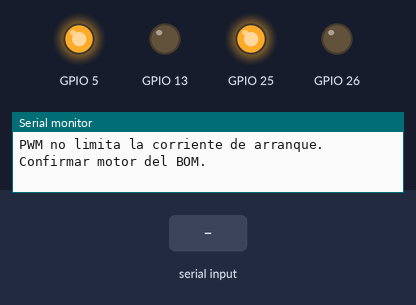
Recording of a program running on a simulated ESP32. Parts: output pins drawn as LEDs (lit = HIGH), the last lines printed to the serial monitor. The inputs (shaded band) are chosen by the test bench.

Above: at 1.4 s.
1.5 s: "x" received over Serial
At 2.5 s:
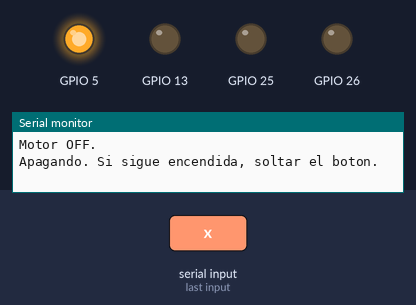
Timing chart, 0 to 4.5 s (numbered marks = the images above; inputs shaded):
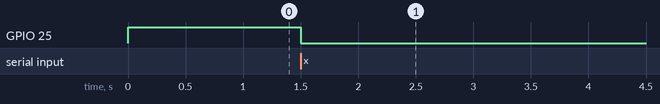

Measured:
- after the input at 1.5 s, GPIO 25: HIGH → LOW at once

The program:

main.cpp
```cpp
#include "board.h"
constexpr uint8_t CHANNEL = 0;
bool running = false;
uint32_t started = 0, stopped = 0;

void stopMotor() {
  ledcWrite(CHANNEL, 0);
  running = false;
  stopped = millis();
  Serial.println("Motor OFF.");
}

void setup() {
  Board::begin("motor");
  ledcSetup(CHANNEL, 20000, 8);
  ledcAttachPin(Pins::MOTOR, CHANNEL);
  ledcWrite(CHANNEL, 0);
  Serial.println("1/2/3: pulso 200 ms a 25/50/100%; 0: parar. Reposo 2 s.");
  Serial.println("PWM no limita la corriente de arranque. Confirmar motor del BOM.");
}

void loop() {
  // Stop PWM BEFORE common powerOff (digitalWrite cannot override LEDC).
  if (Serial.available() && Serial.peek() == 'x') stopMotor();
  const int c = Board::command();
  if (running && millis() - started >= 200) stopMotor();
  if (c == '0') stopMotor();
  if (c >= '1' && c <= '3') {
    if (running || millis() - stopped < 2000) {
      Serial.println("Esperar 2 s con motor parado.");
    } else {
      const uint8_t duty = c == '1' ? 64 : c == '2' ? 128 : 255;
      started = millis();
      running = true;
      ledcWrite(CHANNEL, duty);
      Serial.printf("Motor PWM=%u/255 por 200 ms.\n", duty);
    }
  }
  delay(1);
}
```
